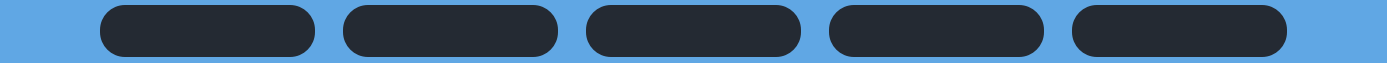
        <widget class="QFrame" name="button_frame">
         <property name="sizePolicy">
          <sizepolicy hsizetype="Preferred" vsizetype="Preferred">
           <horstretch>0</horstretch>
           <verstretch>0</verstretch>
          </sizepolicy>
         </property>
         <property name="minimumSize">
          <size>
           <width>0</width>
           <height>63</height>
          </size>
         </property>
         <property name="maximumSize">
          <size>
           <width>16777215</width>
           <height>63</height>
          </size>
         </property>
         <property name="styleSheet">
          <string notr="true">background:#60A7E4;
border-radius: 15px;
</string>
         </property>
         <property name="frameShape">
          <enum>QFrame::StyledPanel</enum>
         </property>
         <property name="frameShadow">
          <enum>QFrame::Raised</enum>
         </property>
         <layout class="QHBoxLayout" name="horizontalLayout_2" stretch="0,0,0,0,0">
          <property name="spacing">
           <number>28</number>
          </property>
          <property name="leftMargin">
           <number>100</number>
          </property>
          <property name="topMargin">
           <number>0</number>
          </property>
          <property name="rightMargin">
           <number>100</number>
          </property>
          <property name="bottomMargin">
           <number>0</number>
          </property>
          <item>
           <widget class="QPushButton" name="host_connect_button">
            <property name="minimumSize">
             <size>
              <width>215</width>
              <height>52</height>
             </size>
            </property>
            <property name="maximumSize">
             <size>
              <width>230</width>
              <height>52</height>
             </size>
            </property>
            <property name="cursor">
             <cursorShape>PointingHandCursor</cursorShape>
            </property>
            <property name="styleSheet">
             <string notr="true">QPushButton {
	color:white;
	border-image: url(:/Top_panel/Image_resources/topPanel/host_connect2.png);
	background:#242A33;
	border-radius: 25px;
}

QPushButton:hover {
	
	border-image: url(:/Top_panel/Image_resources/topPanel/host_connect1.png);
    background: white;
	border-radius: 25px;
}

QPushButton:pressed {
	border-image: url(:/Top_panel/Image_resources/topPanel/host_connect2.png);
    background: white;
	border-radius: 25px;
}</string>
            </property>
            <property name="text">
             <string/>
            </property>
           </widget>
          </item>
          <item>
           <widget class="QPushButton" name="flight_file_upload_button">
            <property name="minimumSize">
             <size>
              <width>215</width>
              <height>52</height>
             </size>
            </property>
            <property name="maximumSize">
             <size>
              <width>230</width>
              <height>52</height>
             </size>
            </property>
            <property name="cursor">
             <cursorShape>PointingHandCursor</cursorShape>
            </property>
            <property name="styleSheet">
             <string notr="true">QPushButton {
	color:white;
	border-image: url(:/Top_panel/Image_resources/topPanel/flight_file_upload2.png);
	background:#242A33;
	border-radius: 25px;
}

QPushButton:hover {
	
	border-image: url(:/Top_panel/Image_resources/topPanel/flight_file_upload1.png);
    background: white;
	border-radius: 25px;
}

QPushButton:pressed {
	border-image: url(:/Top_panel/Image_resources/topPanel/flight_file_upload2.png);
    background: white;
	border-radius: 25px;
}</string>
            </property>
            <property name="text">
             <string/>
            </property>
           </widget>
          </item>
          <item>
           <widget class="QPushButton" name="data_upload_button">
            <property name="minimumSize">
             <size>
              <width>215</width>
              <height>52</height>
             </size>
            </property>
            <property name="maximumSize">
             <size>
              <width>230</width>
              <height>52</height>
             </size>
            </property>
            <property name="cursor">
             <cursorShape>PointingHandCursor</cursorShape>
            </property>
            <property name="styleSheet">
             <string notr="true">QPushButton {
	border-image: url(:/Top_panel/Image_resources/topPanel/data_upload2.png);
	background:#242A33;
	border-radius: 25px;
}

QPushButton:hover {
	border-image: url(:/Top_panel/Image_resources/topPanel/data_upload1.png);
    background: white;
	border-radius: 25px;
}

QPushButton:pressed {
	border-image: url(:/Top_panel/Image_resources/topPanel/data_upload2.png);
    background: white;
	border-radius: 25px;
}</string>
            </property>
            <property name="text">
             <string/>
            </property>
           </widget>
          </item>
          <item>
           <widget class="QPushButton" name="flight_data_export_button">
            <property name="minimumSize">
             <size>
              <width>215</width>
              <height>52</height>
             </size>
            </property>
            <property name="maximumSize">
             <size>
              <width>230</width>
              <height>52</height>
             </size>
            </property>
            <property name="cursor">
             <cursorShape>PointingHandCursor</cursorShape>
            </property>
            <property name="styleSheet">
             <string notr="true">QPushButton {
	
	border-image: url(:/Top_panel/Image_resources/topPanel/flight_data_export2.png);
	background:#242A33;
	border-radius: 25px;
}

QPushButton:hover {
	
	border-image: url(:/Top_panel/Image_resources/topPanel/flight_data_export1.png);
    background: white;
	border-radius: 25px;
}

QPushButton:pressed {
	border-image: url(:/Top_panel/Image_resources/topPanel/flight_data_export2.png);
    background: white;
	border-radius: 25px;
}</string>
            </property>
            <property name="text">
             <string/>
            </property>
           </widget>
          </item>
          <item>
           <widget class="QPushButton" name="host_disconnect_button">
            <property name="minimumSize">
             <size>
              <width>215</width>
              <height>52</height>
             </size>
            </property>
            <property name="maximumSize">
             <size>
              <width>230</width>
              <height>52</height>
             </size>
            </property>
            <property name="cursor">
             <cursorShape>PointingHandCursor</cursorShape>
            </property>
            <property name="styleSheet">
             <string notr="true">QPushButton {
	border-image: url(:/Top_panel/Image_resources/topPanel/host_disconnect2.png);
	background:#242A33;
	border-radius: 25px;
}

QPushButton:hover {
	border-image: url(:/Top_panel/Image_resources/topPanel/host_disconnect1.png);
    background: white;
	border-radius: 25px;
}

QPushButton:pressed {
	border-image: url(:/Top_panel/Image_resources/topPanel/host_disconnect2.png);
    background: white;
	border-radius: 25px;
}</string>
            </property>
            <property name="text">
             <string/>
            </property>
           </widget>
          </item>
         </layout>
        </widget>
